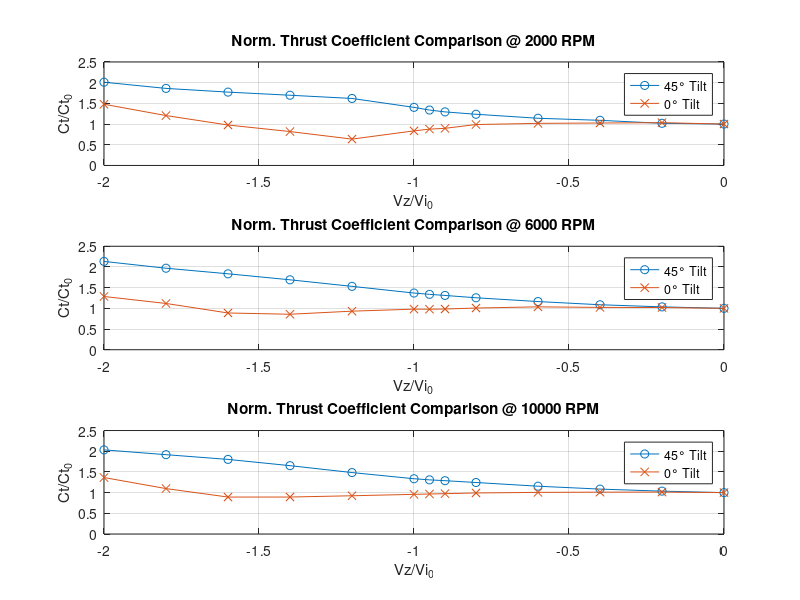

Reproduce this figure in MATLAB.
Vz_Vh_Sweep = [0,
-0.2,
-0.4,
-0.6,
-0.8,
-0.9,
-0.95,
-1,
-1.2,
-1.4,
-1.6,
-1.8,
-2];

%% Tilted Prop
% Data for RPM 2000
Tilt_Vh_2000 = 1.66158964;
Tilt_Ct0_2000 = 0.007804640048;
Tilt_Ct_2000 = [1, 1.018189915, 1.090540468, 1.140172693, 1.236948411,1.294126366 ,1.338782061, 1.403502185, 1.618923155, 1.69657135, 1.772131462, 1.86169902, 2.011279236];

% Data for RPM 6000
Tilt_Vh_6000 = 4.752958784;
Tilt_Ct0_6000 = 0.007095629221;
Tilt_Ct_6000 = [1, 1.03536684, 1.086897991, 1.163847095, 1.255382818, 1.31169761, 1.338264834, 1.369676708, 1.531358299, 1.689285604, 1.834652481, 1.969320206, 2.133656805];

% Data for RPM 10000
Tilt_Vh_10000 = 7.741432217;
Tilt_Ct0_10000 = 0.006776539105;
Tilt_Ct_10000 = [1, 1.035587192, 1.084898379, 1.154714436, 1.244372259, 1.288208642, 1.308213597, 1.335046672, 1.484462851, 1.651201255, 1.802341965, 1.916672143, 2.032526001];


%% Non Tilted Prop

NoTilt_Vh_2000 = 1.633948495;
NoTilt_Ct0_2000 = 0.007547133843;
NoTilt_Ct_2000 = [1, 1.033561256, 1.02574431, 1.016905479, 0.9886233356, 0.8970075219, 0.8777239092, 0.8355080194, 0.6365858976, 0.8193207782, 0.9771476477, 1.205411694, 1.479053926];

NoTilt_Vh_6000 = 4.7505755;
NoTilt_Ct0_6000 = 0.007088515058;
NoTilt_Ct_6000 = [1, 1.019862598, 1.022487682, 1.036115946, 1.007347708, 0.9839842248, 0.9786538544, 0.9802922029, 0.9320008793, 0.8571452231, 0.8878504896, 1.11776332, 1.286220286];

NoTilt_Vh_10000 = 7.767194431;
NoTilt_Ct0_10000 = 0.006821716568;
NoTilt_Ct_10000 = [1, 1.012799538, 1.010993231, 1.005584499, 0.9918431202, 0.9742899559, 0.966401586, 0.9580817711, 0.9240400687, 0.8932144368, 0.8924124454, 1.097631645, 1.364297782];

%% Plotting
% Plot for RPM 2000
figure;
subplot(3,1,1);
plot(Vz_Vh_Sweep, Tilt_Ct_2000, '-o', 'DisplayName', '45° Tilt');
hold on;
plot(Vz_Vh_Sweep, NoTilt_Ct_2000, '-x', 'DisplayName', '0° Tilt');
title('Norm. Thrust Coefficient Comparison @ 2000 RPM');
xlabel('Vz/Vi_0');
ylabel('Ct/Ct_0');
legend('Location', 'best');
grid on;
ylim([0 2.5]);

% Plot for RPM 6000
subplot(3,1,2);
plot(Vz_Vh_Sweep, Tilt_Ct_6000, '-o', 'DisplayName', '45° Tilt');
hold on;
plot(Vz_Vh_Sweep, NoTilt_Ct_6000, '-x', 'DisplayName', '0° Tilt');
title('Norm. Thrust Coefficient Comparison @ 6000 RPM');
xlabel('Vz/Vi_0');
ylabel('Ct/Ct_0');
legend('Location', 'best');
grid on;
ylim([0 2.5]);

% Plot for RPM 10000
subplot(3,1,3);
plot(Vz_Vh_Sweep, Tilt_Ct_10000, '-o', 'DisplayName', '45° Tilt');
hold on;
plot(Vz_Vh_Sweep, NoTilt_Ct_10000, '-x', 'DisplayName', '0° Tilt');
title('Norm. Thrust Coefficient Comparison @ 10000 RPM');
xlabel('Vz/Vi_0');
ylabel('Ct/Ct_0');
legend('Location', 'best');
grid on;
ylim([0 2.5]);

saveas(gcf,'comparison.pdf')